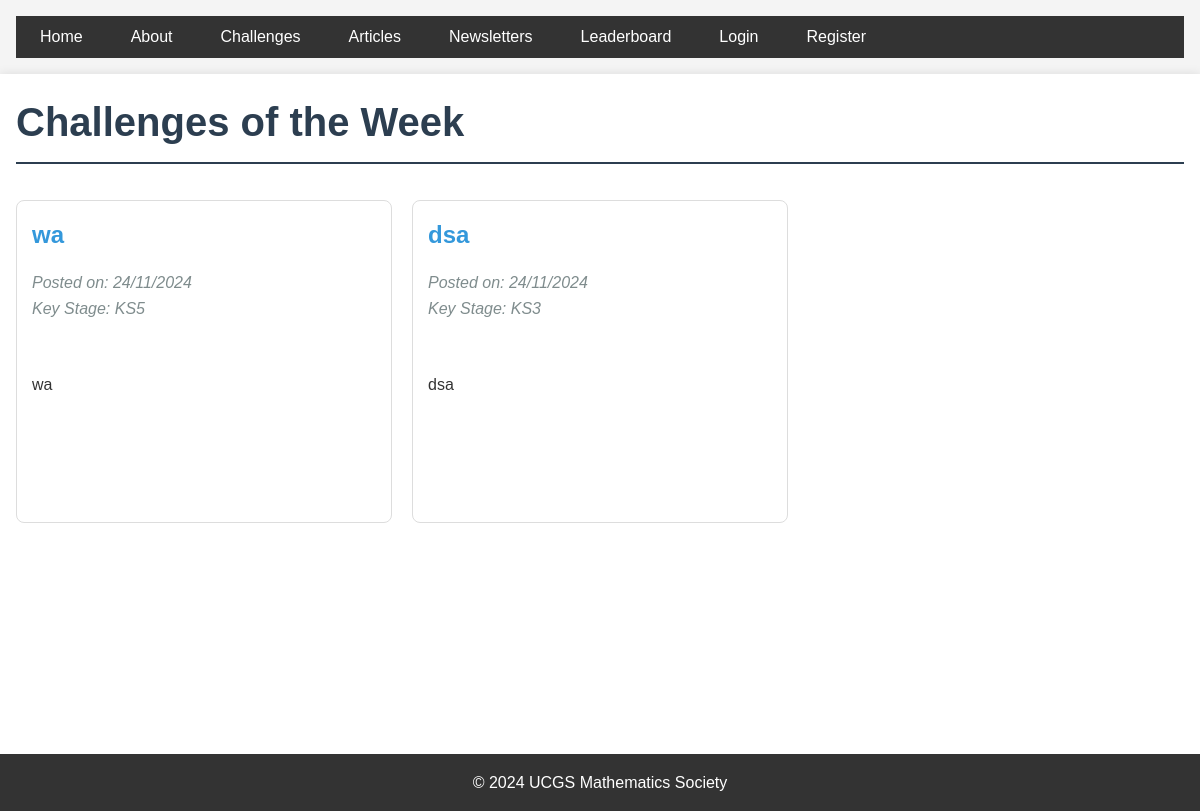
Before: /challenges with the older database file.
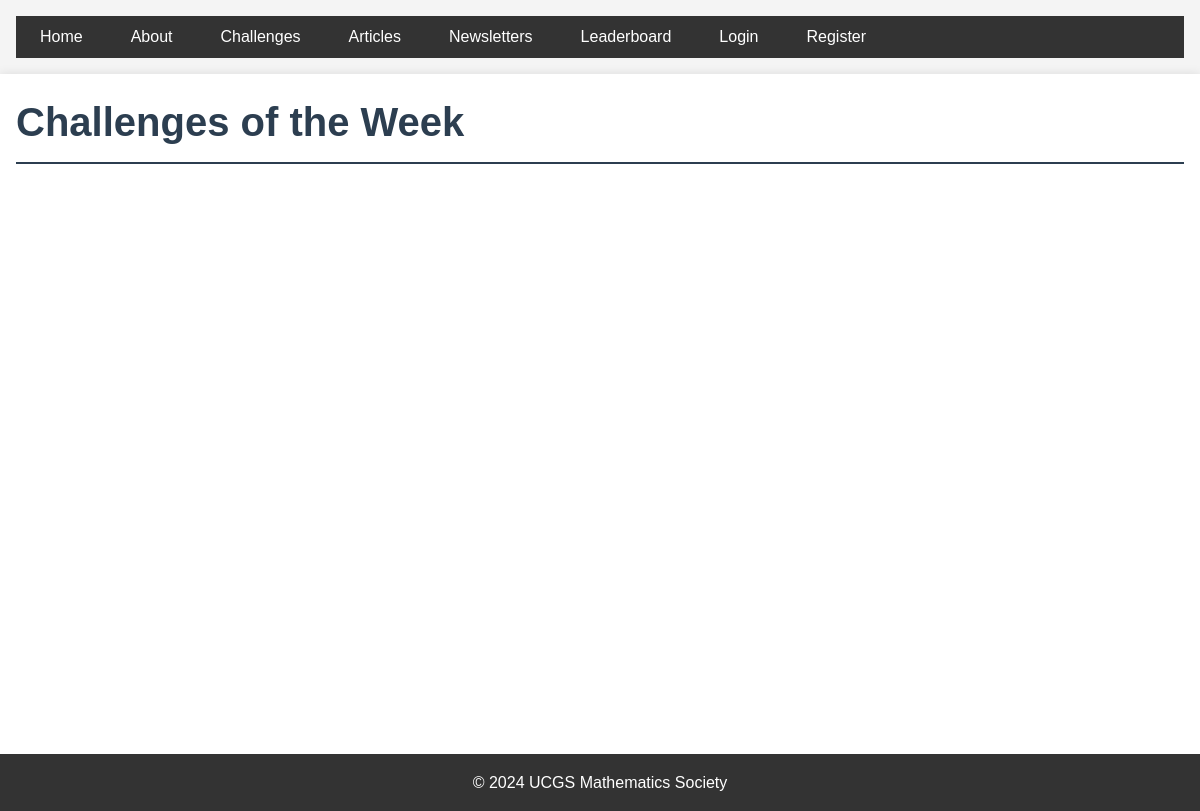
After: the same page with the newer database file.
### app/models.py (models this page shows)
class Challenge(db.Model):
    id = db.Column(db.Integer, primary_key=True, autoincrement=True)
    title = db.Column(db.String(100), nullable=False)
    content = db.Column(db.Text, nullable=False)
    date_posted = db.Column(db.DateTime, nullable=False, default=datetime.utcnow)
    file_url = db.Column(db.String(100))
    key_stage = db.Column(db.String(3), nullable=False)
    answer_boxes = db.relationship('ChallengeAnswerBox', backref='challenge', lazy=True, cascade='all, delete-orphan')
    submissions = db.relationship('AnswerSubmission', backref='challenge', lazy=True)
    first_correct_submission = db.Column(db.DateTime)

### app/main/routes.py (the view)
@bp.route('/challenges')
def challenges():
    page = request.args.get('page', 1, type=int)
    try:
        challenges_pagination = Challenge.query.order_by(
            Challenge.date_posted.desc()
        ).paginate(page=page, per_page=6, error_out=False)
        return render_template('main/challenges.html',
                             challenges=challenges_pagination)
    except SQLAlchemyError as e:
        current_app.logger.error(f"Error loading challenges: {str(e)}")
        flash("Unable to load challenges at this time.", "error")
        return redirect(url_for('main.index'))

### app/templates/main/challenges.html (shortened to what this page needs)
{% extends "base.html" %}
{% block content %}
    <link rel="stylesheet" href="https://cdnjs.cloudflare.com/ajax/libs/mathquill/0.10.1/mathquill.min.css">
    <h1>Challenges of the Week</h1>
    <div class="challenge-grid">
        {% for challenge in challenges.items %}
            <article class="challenge-card">
                <h2><a href="{{ url_for('main.challenge', challenge_id=challenge.id) }}">{{ challenge.title }}</a></h2>
                <p class="meta">Posted on: {{ challenge.date_posted.strftime('%d/%m/%Y') }}</p>
                <p class="meta">Key Stage: {{ challenge.key_stage.upper() }}</p>
                <div class="challenge-content">
                    {{challenge.content | safe | truncate(200)}}
                </div>
            </article>
        {% endfor %}
    </div>
{% endblock %}

### app/templates/base.html (shortened to what this page needs)
<!DOCTYPE html>
<html lang="en">
<head>
    <link rel="stylesheet" href="{{ url_for('static', filename='css/main.css') }}">
    <link rel="stylesheet" href="https://cdnjs.cloudflare.com/ajax/libs/mathquill/0.10.1/mathquill.min.css">
</head>
<body>
    <header>
        <nav>
            <ul>
                <li><a href="{{ url_for('main.index') }}">Home</a></li>
                <li><a href="{{ url_for('main.about') }}">About</a></li>
                <li><a href="{{ url_for('main.challenges') }}">Challenges</a></li>
                <li><a href="{{ url_for('main.articles') }}">Articles</a></li>
                <li><a href="{{ url_for('main.newsletters') }}">Newsletters</a></li>
                <li><a href="{{ url_for('main.leaderboard') }}">Leaderboard</a></li>
                {% if current_user.is_anonymous %}
                    <li><a href="{{ url_for('auth.login') }}">Login</a></li>
                    <li><a href="{{ url_for('auth.register') }}">Register</a></li>
                {% else %}
                    {% if current_user.is_admin %}
                        <li><a href="{{ url_for('admin.admin_index') }}">Admin</a></li>
                    {% endif %}
                    <li><a href="{{ url_for('profile.profile') }}">Profile</a></li>
                    <li><a href="{{ url_for('auth.logout') }}">Logout</a></li>
                {% endif %}
            </ul>
        </nav>
    </header>
    <main>
        {% block content %}{% endblock %}
    </main>
    <footer>
        <p>&copy; 2024 UCGS Mathematics Society</p>
    </footer>
</body>
</html>

### app/static/css/main.css (style rules this page uses)
* { margin: 0; padding: 0; box-sizing: border-box; }
body { font-family: Arial, sans-serif; line-height: 1.6; color: #333; background-color: #f4f4f4; }
header, main, footer { padding: 1rem; }
main { max-width: 1200px; margin: 0 auto; background-color: #fff; box-shadow: 0 0 10px rgba(0, 0, 0, 0.1); min-height: calc(100vh - 120px); }
h1, h2, h3 { margin-bottom: 1rem; color: #2c3e50; }
h1 { font-size: 2.5rem; border-bottom: 2px solid #2c3e50; padding-bottom: 0.5rem; }
nav ul { list-style-type: none; display: flex; background-color: #333; padding: 0.5rem; }
nav ul li { margin-right: 1rem; }
nav ul li a { color: #fff; text-decoration: none; padding: 0.5rem 1rem; border-radius: 4px; transition: background-color 0.3s; }
a { color: #3498db; text-decoration: none; }
footer { text-align: center; padding: 1rem; background-color: #333; color: #fff; }
.challenge-grid { display: grid; grid-template-columns: repeat(auto-fill, minmax(300px, 1fr)); gap: 20px; padding: 20px 0; }

Changed rows visible on the page:
removed Challenge: title "wa", date_posted "24/11/2024", key_stage "KS5", content "wa"
removed Challenge: title "dsa", date_posted "24/11/2024", key_stage "KS3", content "dsa"
